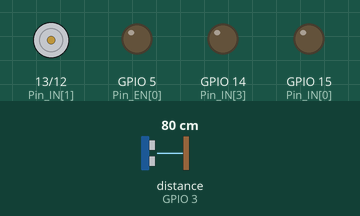
The sketch below on a simulated ESP8266 (NodeMCU). On the bench: motor-driver pin pairs drawn as motors (green arrow = first pin HIGH = forward, orange = second pin HIGH = backward, longer = more drive, scaled by the enable pin), output pins drawn as LEDs (lit = HIGH). Wiring (inferred from the names in the program): ultrasonic range finder: trigger GPIO 1; echo GPIO 3. The inputs (shaded band) are chosen by the test bench; at power-on: distance to the obstacle (sensor on GPIO 3) 80 cm. The echo pulse lasts 58.3 µs per cm; pins used as bus, display or sensor lines are not drawn; what the sketch prints to the serial monitor is not drawn.

Above: at 1.2 s.
1.3 s: distance to the obstacle (sensor on GPIO 3) set to 17 cm
2.8 s: distance to the obstacle (sensor on GPIO 3) set to 14 cm
At 3.05 s:
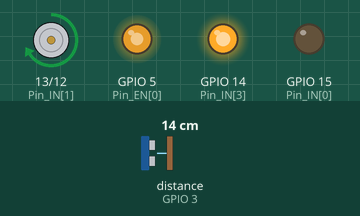
5.8 s: distance to the obstacle (sensor on GPIO 3) set to 18 cm
At 6.8 s:
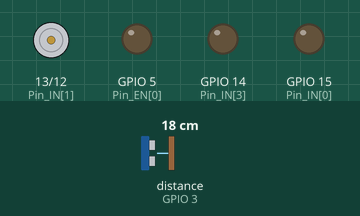
7.3 s: distance to the obstacle (sensor on GPIO 3) set to 4 cm
At 7.55 s:
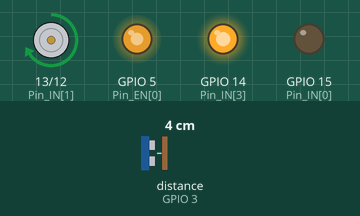
Timing chart, 0 to 10.3 s (numbered marks = the images above; inputs shaded):
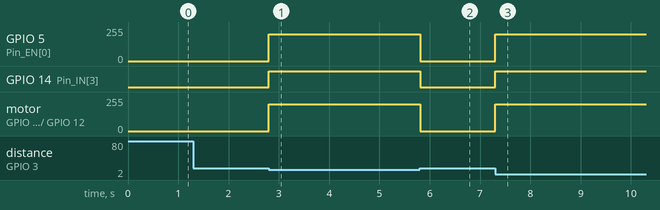

Measured:
- the behaviour switches between 16 and 15 cm on distance to the obstacle (sensor on GPIO 3) (found by bisection; images 0 and 1)
- after the input at 1.3 s, every drawn part: stays the same
- after the input at 2.8 s, GPIO 5 (Pin_EN[0]): 0/255 → 199/255 at once; GPIO 14 (Pin_IN[3]): LOW → HIGH at once; motor on GPIO 13 (Pin_IN[1]) / GPIO 12 (Pin_IN[2]): stopped → forward 199/255 at once
- after the input at 5.8 s, GPIO 5 (Pin_EN[0]): 199/255 → 0/255 at once; GPIO 14 (Pin_IN[3]): HIGH → LOW at once; motor on GPIO 13 (Pin_IN[1]) / GPIO 12 (Pin_IN[2]): forward 199/255 → stopped at once
- after the input at 7.3 s, GPIO 5 (Pin_EN[0]): 0/255 → 199/255 at once; GPIO 14 (Pin_IN[3]): LOW → HIGH at once; motor on GPIO 13 (Pin_IN[1]) / GPIO 12 (Pin_IN[2]): stopped → forward 199/255 at once

The sketch:

Recieve.ino
```cpp
#include <ESP8266WiFi.h>
#include <Arduino.h>
#include "config.h"
#include "control_peer_esp.h"

EspNowControlProtocol* robot;

void setup() {
  //Serial.begin(115200);
  //Serial.println(F("Receiver Starting..."));
  robot = EspNowControlProtocol::getInstance();
  WiFi.mode(WIFI_STA);
  WiFi.disconnect();

  //Serial.print(F("Receiver MAC: "));
  //Serial.println(WiFi.macAddress());

  analogWriteFreq(25000);
  analogWriteRange(1023);

  robot->init_pins();

  robot->setupEspNow();
  Serial.println(F("Ready. Waiting for data..."));
}
void loop() {
  static unsigned long lastPrint = 0;
  /*if (millis() - lastPrint > 100) {
    lastPrint = millis();
    Serial.printf("Status - L: %d, R: %d, Obstacle: %d\n", robot->joy_left, robot->joy_right, robot->obstacle_detected);
  }*/

  robot->drive_motor();
  yield();
}
```

control_peer_esp.h
```cpp
#ifndef CONTROL_PEER_ESP_H
#define CONTROL_PEER_ESP_H

#include "config.h"
#include <espnow.h>

class EspNowControlProtocol : public control {
public:
  typedef struct Data {
    int32_t id;
    int16_t joy_left;
    int16_t joy_right;
  } __attribute__((packed)) Data_t;

  Data_t incomingData;

  static void OnDataRecv(uint8_t* mac, uint8_t* data, uint8_t len) {
    if (len != sizeof(Data_t)) {
      return;
    }

    if (!esp_now_is_peer_exist(mac)) {
        esp_now_add_peer(mac, ESP_NOW_ROLE_COMBO, 1, NULL, 0);
    }

    EspNowControlProtocol* instance = getInstance();
    if (!instance) {
      return;
    }
    memcpy(&(instance->incomingData), data, len);

    instance->joy_left = instance->incomingData.joy_left;
    instance->joy_right = instance->incomingData.joy_right;
    instance->last_data_time = millis();
  }

  static EspNowControlProtocol* getInstance() {
    static EspNowControlProtocol instance;
    return &instance;
  }

  void setupEspNow() {
    if (esp_now_init() != 0) {
      //Serial.println(F("ESP-NOW Init Failed. Rebooting..."));
      delay(1000);
      ESP.restart();
    }

    esp_now_set_self_role(ESP_NOW_ROLE_COMBO);
    esp_now_register_recv_cb(OnDataRecv);
    //Serial.println(F("ESP-NOW Ready"));
  }
};

#endif
```

config.h
```cpp
// config.h

#ifndef CONFIG_H
#define CONFIG_H

#include <Arduino.h>

class control {
public:
  // ขาควบคุมมอเตอร์
  const uint8_t Pin_IN[4] = {15, 13, 12, 14};  // IN1, IN2, IN3, IN4
  const uint8_t Pin_EN[2] = {5, 4};            // ENA, ENB

  // ขาเซ็นเซอร์ Ultrasonic
  const uint8_t Pin_trig = 1; // ต่อกับขา TX (GPIO1)
  const uint8_t Pin_echo = 3; // ต่อกับขา RX (GPIO3)

  // ตัวแปรควบคุม
  int16_t joy_left = 0;    // ค่าจอยสติ๊กซ้าย (-1023 ถึง 1023)
  int16_t joy_right = 0;   // ค่าจอยสติ๊กขวา (-1023 ถึง 1023)

  bool obstacle_detected = false;
  const uint16_t back_speed = 800;
  unsigned long backup_start_time = 0;
  const unsigned long BACKUP_DURATION = 500;
  unsigned long last_data_time = 0;
  const unsigned long DATA_TIMEOUT = 1000;

  long duration;
  int distance;
  const int distance_threshold = 15; // ระยะที่จะให้เริ่มถอย (หน่วยเป็น cm)

  control() {}

  void init_pins() {
    for (uint8_t i = 0; i < 4; i++) {
      pinMode(Pin_IN[i], OUTPUT);
      digitalWrite(Pin_IN[i], LOW);
    }
    for (uint8_t i = 0; i < 2; i++) {
      pinMode(Pin_EN[i], OUTPUT);
      digitalWrite(Pin_EN[i], LOW);
    }
    pinMode(Pin_trig, OUTPUT);
    pinMode(Pin_echo, INPUT);
  }
  void check_distance() {
    // ส่งสัญญาณ Trigger
    digitalWrite(Pin_trig, LOW);
    delayMicroseconds(2);
    digitalWrite(Pin_trig, HIGH);
    delayMicroseconds(10);
    digitalWrite(Pin_trig, LOW);

    // อ่านค่า Echo และคำนวณระยะทาง
    duration = pulseIn(Pin_echo, HIGH);
    distance = duration * 0.034 / 2; // คำนวณระยะทางเป็นเซนติเมตร
  }
  void check_obstacle() {
    check_distance();

    // ตรวจสอบว่าเจอสของขวางมัย
    if (distance < distance_threshold && distance > 0 && !obstacle_detected) {
      obstacle_detected = true;
      backup_start_time = millis();
    }

    // ตรวจสอบว่าหมดเวลาถอยหลังหรือยัง
    if (obstacle_detected && (millis() - backup_start_time >= BACKUP_DURATION)) {
      obstacle_detected = false;
    }
  }

  void check_timeout() {
    if (millis() - last_data_time > DATA_TIMEOUT) {
      joy_left = 0;
      joy_right = 0;
    }
  }

  void drive_motor() {
    check_obstacle();
    check_timeout();

    if (obstacle_detected) {
      // โหมดถอยหลังเมื่อเจอของ
      digitalWrite(Pin_IN[0], LOW);
      digitalWrite(Pin_IN[1], HIGH);
      analogWrite(Pin_EN[0], back_speed);

      digitalWrite(Pin_IN[2], LOW);
      digitalWrite(Pin_IN[3], HIGH);
      analogWrite(Pin_EN[1], back_speed);
    }
    else {
      // ล้อซ้าย
      if (joy_left > 10) {
        digitalWrite(Pin_IN[0], HIGH);
        digitalWrite(Pin_IN[1], LOW);
        analogWrite(Pin_EN[0], abs(joy_left));
      }
      else if (joy_left < -10) {
        digitalWrite(Pin_IN[0], LOW);
        digitalWrite(Pin_IN[1], HIGH);
        analogWrite(Pin_EN[0], abs(joy_left));
      }
      else {
        digitalWrite(Pin_IN[0], LOW);
        digitalWrite(Pin_IN[1], LOW);
        analogWrite(Pin_EN[0], 0);
      }

      // ล้อขวา
      if (joy_right > 10) {
        digitalWrite(Pin_IN[2], HIGH);
        digitalWrite(Pin_IN[3], LOW);
        analogWrite(Pin_EN[1], abs(joy_right));
      }
      else if (joy_right < -10) {
        digitalWrite(Pin_IN[2], LOW);
        digitalWrite(Pin_IN[3], HIGH);
        analogWrite(Pin_EN[1], abs(joy_right));
      }
      else {
        digitalWrite(Pin_IN[2], LOW);
        digitalWrite(Pin_IN[3], LOW);
        analogWrite(Pin_EN[1], 0);
      }
    }
  }
};

#endif
```
